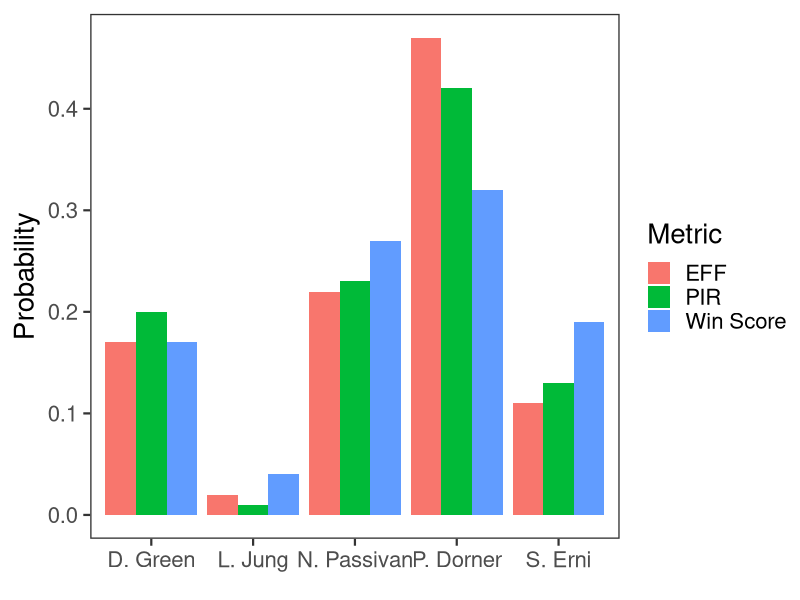

The R source for this figure:
# Information extracted from posterior_probabilities_players.R

p_player <- data.frame(Player = rep(c("D. Green", "L. Jung", "N. Passivan", 
                                      "P. Dorner", "S. Erni"), 3),
                       Probability = c(0.17, 0.02, 0.22, 0.47, 0.11,
                                       0.2, 0.01, 0.23, 0.42, 0.13,
                                       0.17, 0.04, 0.27, 0.32, 0.19),
                       Metric=c(rep("EFF",5), rep("PIR",5), rep("Win Score",5)))

library(ggplot2)

ggplot(p_player, aes(x=Player, y=Probability, fill = Metric)) + 
  geom_bar(stat = "identity", position = position_dodge())  +
  theme_test(base_size = 20, base_line_size = 15/20) +
  labs(x=element_blank())
